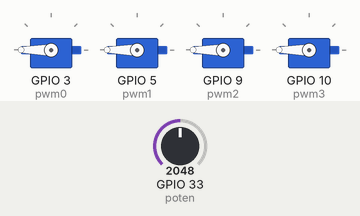
Bench run of a sketch on a simulated ESP32. Parts: 4 × servo. The inputs (shaded band) are chosen by the test bench; at power-on: GPIO 33 (poten) = 2048. What the sketch prints to the serial monitor is not drawn.

Above: at 3.7 s.
3.8 s: GPIO 33 (poten) set to 491
At 5.0 s:
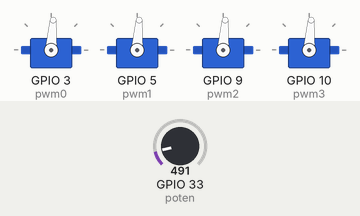
5.3 s: GPIO 33 (poten) set to 0
At 6.1 s:
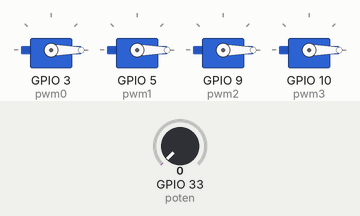
6.8 s: GPIO 33 (poten) set to 1120
At 7.2 s:
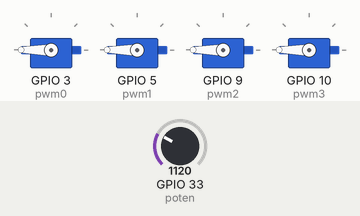
Timing chart, 0 to 9.8 s (numbered marks = the images above; inputs shaded):
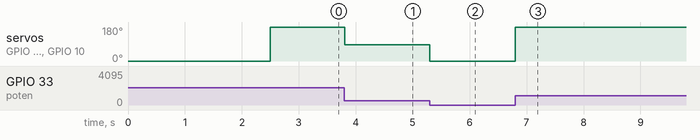

Measured:
- after the input at 3.8 s, servo on GPIO 3 (pwm0), servo on GPIO 5 (pwm1), servo on GPIO 9 (pwm2), servo on GPIO 10 (pwm3): 180° → 86° at once
- after the input at 5.3 s, servo on GPIO 3 (pwm0), servo on GPIO 5 (pwm1), servo on GPIO 9 (pwm2), servo on GPIO 10 (pwm3): 86° → 0° at once
- after the input at 6.8 s, servo on GPIO 3 (pwm0), servo on GPIO 5 (pwm1), servo on GPIO 9 (pwm2), servo on GPIO 10 (pwm3): 0° → 180° at once

The sketch:

Arduino_BLHeli_Setup_Test.ino
```cpp
#include "Servo.h"
#include "BluetoothSerial.h"

#define min_thorttle 1080
#define max_thorttle 1720
#define center_throttle 1488

#define arming 1080
#define arm_time 2000


#define pwm0 3
#define pwm1 5
#define pwm2 9
#define pwm3 10

#define poten A5

Servo esc1;
Servo esc2;
Servo esc3;
Servo esc4;

float val;
float map_val;

void arming_signal() {

  esc1.writeMicroseconds(arming);
  esc2.writeMicroseconds(arming);
  esc3.writeMicroseconds(arming);
  esc4.writeMicroseconds(arming);
  unsigned long now = millis();
  while (millis() < now + arm_time) {
    // wait for ESC to arm
  }

  esc1.writeMicroseconds(arming);
  esc2.writeMicroseconds(arming);
  esc3.writeMicroseconds(arming);
  esc4.writeMicroseconds(arming);
}

void setup() {
  Serial.begin(115200);
  pinMode(poten, INPUT);

  esc1.attach(pwm0, min_thorttle, max_thorttle);
  esc2.attach(pwm1, min_thorttle, max_thorttle);
  esc3.attach(pwm2, min_thorttle, max_thorttle);
  esc4.attach(pwm3, min_thorttle, max_thorttle);

  Serial.println("Firmware: EscPWMTesting_Potentiometer.ino");

  arming_signal();
  //delay(2000);
  //calibrating();
  delay(500);

  Serial.println("ESC Armed and Ready.");
}

void loop() {
  val = analogRead(poten);
  map_val = map(val, 0, 1023, min_thorttle, max_thorttle);

  Serial.print(val);

  Serial.print("  ");
  Serial.print(map_val);

  esc1.write(map_val);
  esc2.write(map_val);
  esc3.write(map_val);
  esc4.write(map_val);

  Serial.println();
}


void calibrating() {
  int i;  //initial calibration signal

  //calibrting zero to full
  for (i = max_thorttle; i >= min_thorttle; i--) {
    esc1.write(i);
    esc2.write(i);
    esc3.write(i);
    esc4.write(i);
    Serial.println(i);

    if (i == min_thorttle) {
      Serial.println("Min Calibrated!");
    }
  }
  Serial.println("Calibrating Max to Min PPM");
  //delay(2000);
}
```
